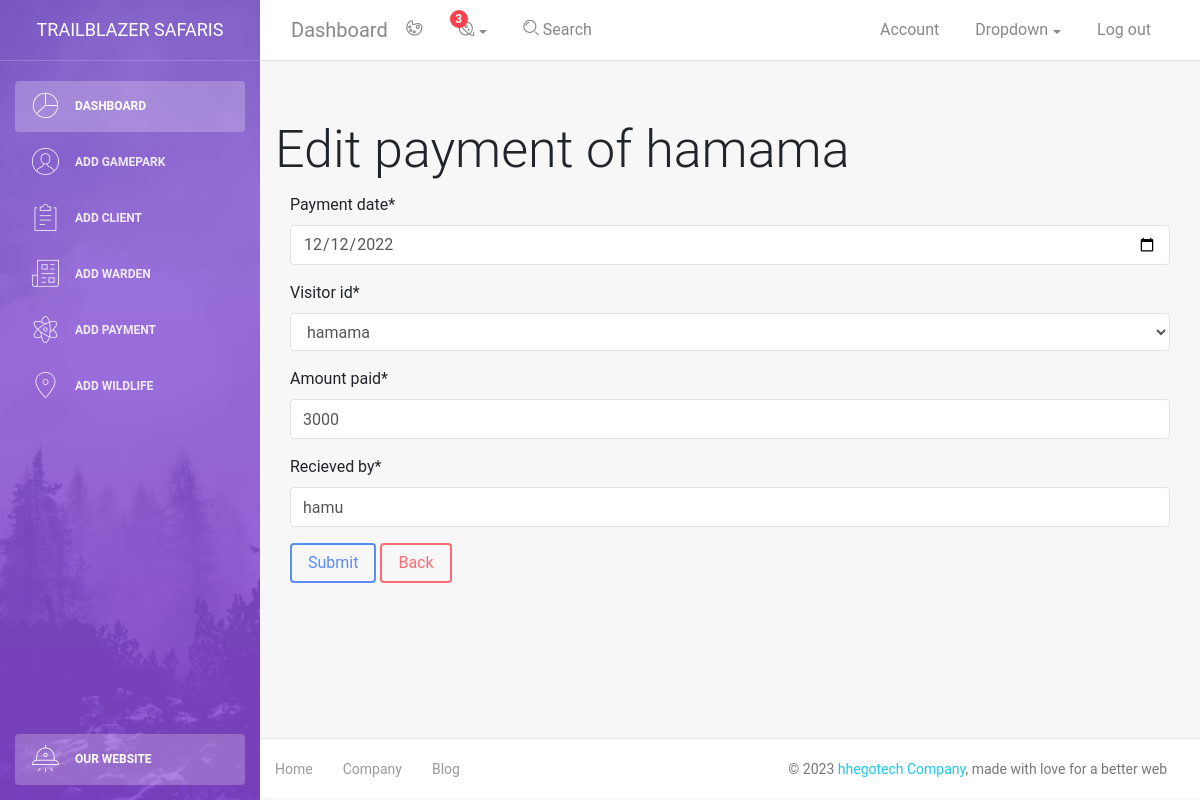
The page /edit_payment/4/ on the database its author committed.
### blog/models.py (models this page shows, shortened)
class Payment(models.Model):
    payment_date = models.DateField(auto_now = False)
    visitor_id = models.ForeignKey(Visitor, on_delete=models.CASCADE)
    amount_paid = models.IntegerField()
    recieved_by = models.CharField(max_length=100, default="missing")

class Visitor(models.Model):
    GENDER_OPTIONS = [
        ("M", "Male"),
        ("F", "Female"),
    ]
    visitor_name = models.CharField(max_length = 50)
    gender = models.CharField(max_length = 2, choices = GENDER_OPTIONS)
    gamepark_id = models.ForeignKey(Gamepark, on_delete=models.CASCADE)
    age = models.IntegerField()
    contact = models.CharField(max_length = 11)
    address = models.CharField(max_length = 20)
    def __str__(self):
        return self.visitor_name

### blog/views.py (the view)
# urls.py: path('edit_payment/<int:payment_id>/',edit_payment_view, name="edit_payment_page"),
def edit_payment_view(request,payment_id):
    message = ""
    payment = Payment.objects.get(id=payment_id)
    if request.method == "POST":
        payment_form = PaymentForm(request.POST,instance=payment)
        if payment_form.is_valid():
            payment_form.save()
            message = "Change made succesfully !"
        else:
            message = "form is invalid !!"
    else:
        payment_form = PaymentForm(instance=payment)
    messages.success(request, message)
    context = {
        'form':payment_form,
        'payment':payment,
        'message': message
    }
    return render(request, 'edit_payment.html', context)

### blog/forms.py
class PaymentForm(ModelForm):
    class Meta:
        model = Payment
        fields = ("payment_date","visitor_id","amount_paid","recieved_by")
        widgets = {
            "payment_date":DateInput(attrs={"type":"date"})
        }

### blog/templates/edit_payment.html (shortened to what this page needs)
{% extends './ase.html' %}
{% load crispy_forms_tags %}
{% block content %}
<h1> Edit payment of {{payment.visitor_id}}</h1>
<div class="container">
    <form method="POST">
        {{form|crispy}}
        <input type="submit" class="btn btn-primary">
        <a href="{% url 'add_payment_page' %}"> <button type="button" class="btn btn-danger">Back </button></a>
    </form>
</div>
{% endblock content %}

### rows shown on the page
Payment: visitor_id "hamama", payment_date "12/12/2022", amount_paid "3000", recieved_by "hamu"
